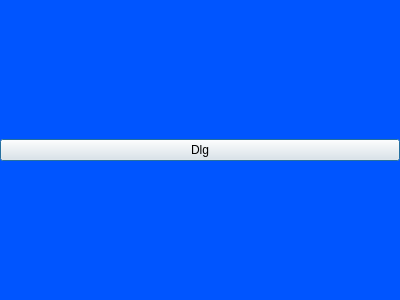
<?xml version="1.0" encoding="UTF-8"?>
<ui version="4.0">
 <class>TestDlg</class>
 <widget class="QDialog" name="TestDlg">
  <property name="geometry">
   <rect>
    <x>0</x>
    <y>0</y>
    <width>400</width>
    <height>300</height>
   </rect>
  </property>
  <property name="windowTitle">
   <string>TestDlg</string>
  </property>
  <property name="styleSheet">
   <string notr="true">#TestDlg{
background-color: rgb(0, 85, 255);
}</string>
  </property>
  <layout class="QHBoxLayout" name="horizontalLayout">
   <property name="leftMargin">
    <number>0</number>
   </property>
   <property name="rightMargin">
    <number>0</number>
   </property>
   <item>
    <widget class="QPushButton" name="pushButton">
     <property name="text">
      <string>Dlg</string>
     </property>
    </widget>
   </item>
  </layout>
 </widget>
 <layoutdefault spacing="6" margin="11"/>
 <resources/>
 <connections/>
</ui>
